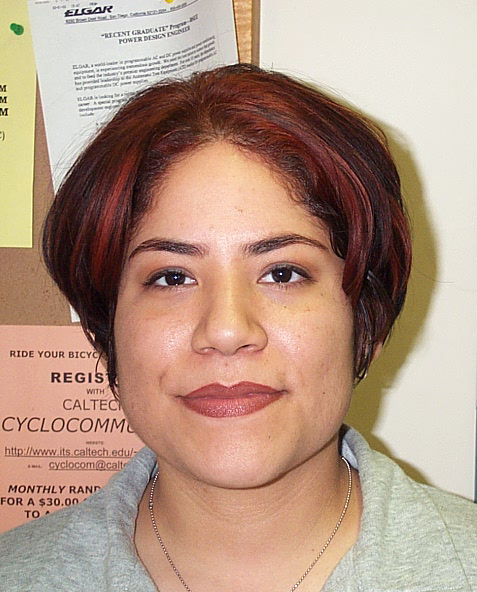
%> input picture Pictures/DB0/db0_1.jpg, 477 x 592 px
$ octave --eval "result = detectFaceEdge(imread('../Pictures/DB0/db0_1.jpg'));"   (GNU Octave 9; MATLAB toolbox functions it lacks are replaced by stand-ins)
%> lines starting %> are read from the running program, lines starting %| are printed output that depends on the picture
function outIm = detectFaceEdge(im)
%DETECTFACEEDGE Takes an image of a face and returns a mask of the most
%likely face.
%   Detailed explanation goes here

imGray = im2double(rgb2gray(im));
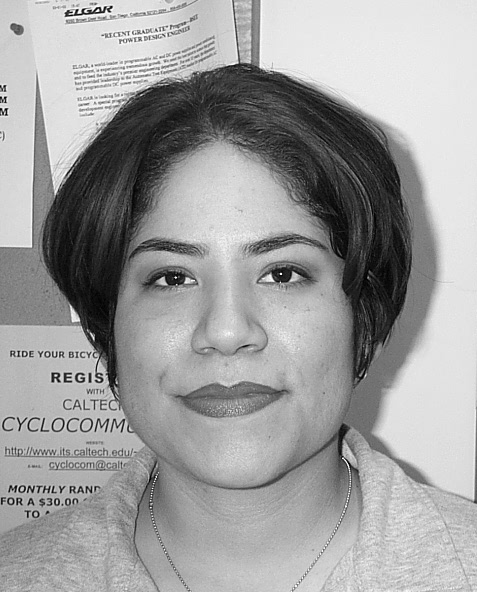
%> imGray: size 592x477 double; min 0.00392, max 1, mean 0.62
imEdge = edge(imGray, 'Canny');
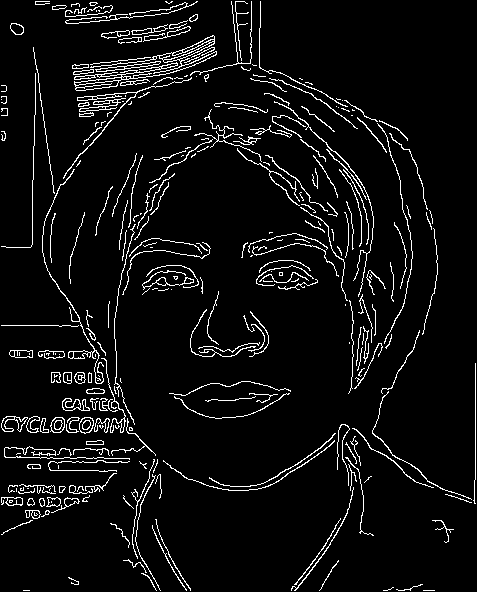
%> imEdge: size 592x477 logical; 5.9% white in thin lines or dots
% figure, imshow(imEdge);

[centers, rad] = imfindcircles(imGray, [1 50])
%> centers = 51 rows, first 12: [189.2 281.2; 10.04 425.1; 162.7 282.3; 58.41 425.9; 87.08 425.6; 34.93 425.6; 91.93 336; 73.97 426.2; 268.6 279.2; 82.11 378.4; 294.9 277.7; 22.72 489.5]; rad = 51 values, max 36.5 at index 35, min 1 at index 51, mean 4.58

for i=1:length(centers)
    RGB = insertShape(imGray, 'Circle', [round(centers(i,1)) ...
        round(centers(i,2)) round(rad(i))], 'LineWidth', 5);
%     figure, imshow(RGB);
end
%> this loop made 51 passes

outIm = 123321;
end

$ run again, on Pictures/DB0/db0_3.jpg
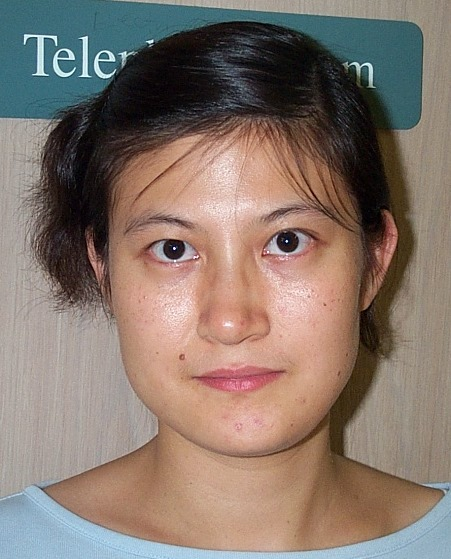
%> input picture Pictures/DB0/db0_3.jpg, 451 x 559 px
%> in detectFaceEdge, `imGray = im2double(rgb2gray(im));`:
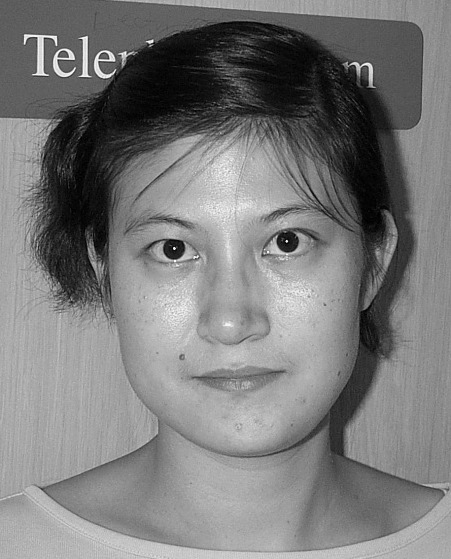
%> imGray: size 559x451 double; min 0, max 0.992, mean 0.479
%> in detectFaceEdge, `imEdge = edge(imGray, 'Canny');`:
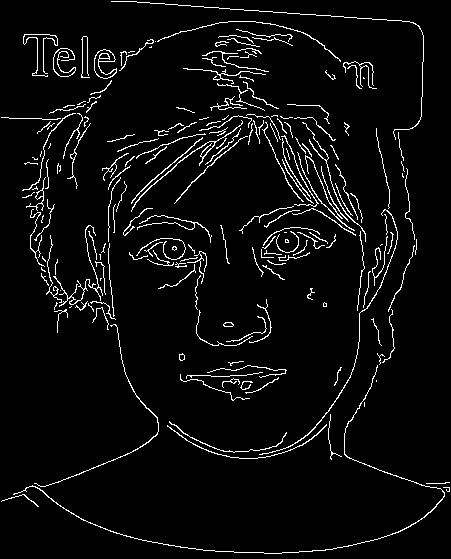
%> imEdge: size 559x451 logical; 4.7% white in thin lines or dots
%> centers = 38 rows, first 12: [150.8 43; 105.5 66.89; 64.83 66.27; 356.9 67.18; 367.6 68.11; 28.27 38.13; 124.4 58.04; 379.5 253; 41.48 73.19; 175.3 248.9; 300.8 236.6; 94.36 256.9]; rad = 38 values, max 18.11 at index 34, min 1 at index 38, mean 3.42
%> the loop in detectFaceEdge, `for i=1:length(centers)` made 38 passes

$ run again, on Pictures/DB0/db0_4.jpg
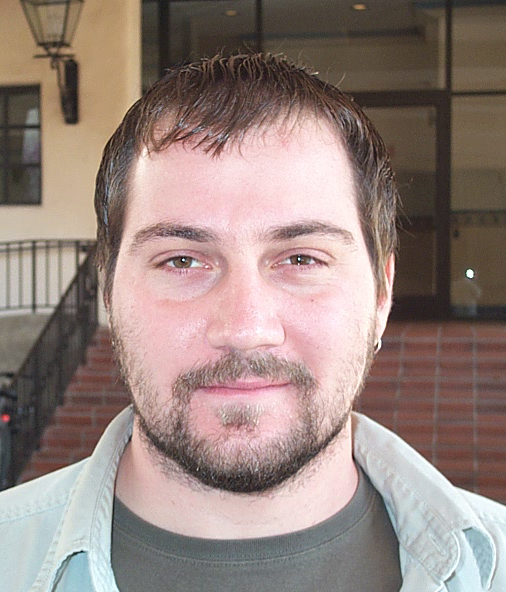
%> input picture Pictures/DB0/db0_4.jpg, 506 x 592 px
%> in detectFaceEdge, `imGray = im2double(rgb2gray(im));`:
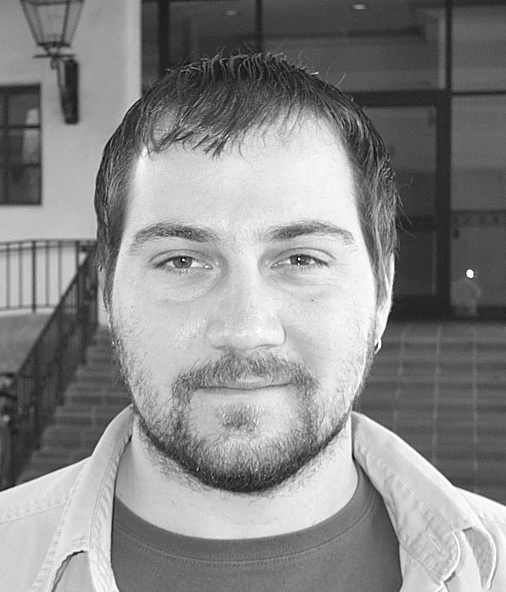
%> imGray: size 592x506 double; min 0.0157, max 1, mean 0.536
%> in detectFaceEdge, `imEdge = edge(imGray, 'Canny');`:
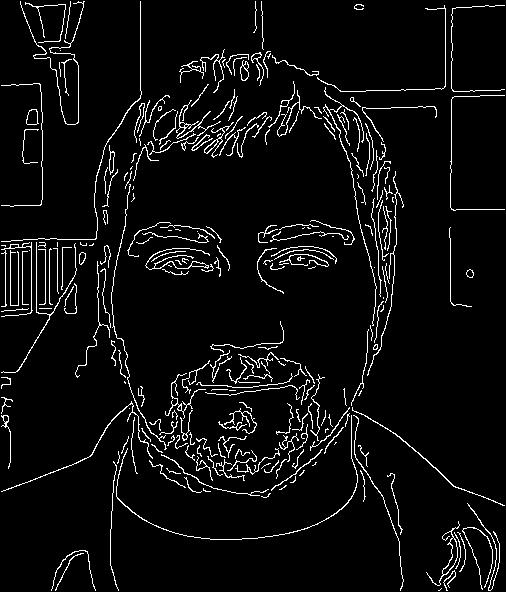
%> imEdge: size 592x506 logical; 5.2% white in thin lines or dots
%> centers = 72 rows, first 12: [470.5 274.4; 82.5 257; 6.5 419; 53.87 50.53; 54.59 300.6; 195.5 265; 50.33 310.9; 145.2 150.9; 311.7 262.5; 27.93 245.7; 359.1 124.1; 171.1 265.1]; rad = 72 values, max 46.12 at index 54, min 1 at index 70, mean 3.59
%> the loop in detectFaceEdge, `for i=1:length(centers)` made 72 passes
